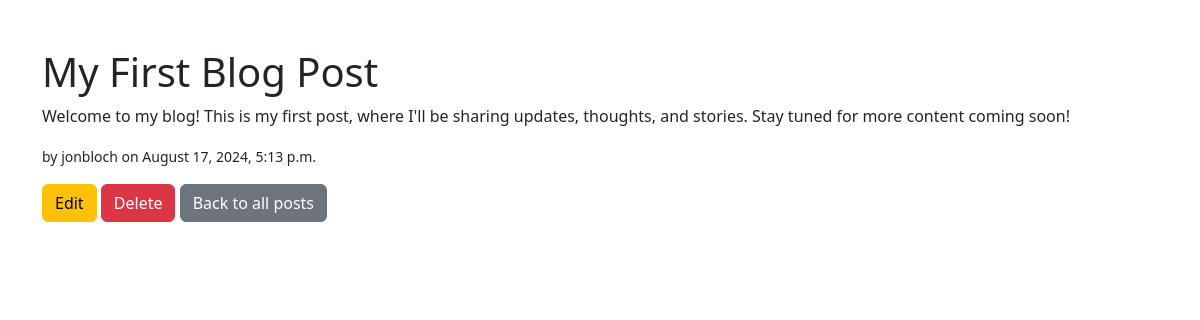
The app's page /post/1/ with its own data.
### blog/models.py (models this page shows, shortened)
class Post(models.Model):
	title = models.CharField(max_length=200)
	content = models.TextField()
	author = models.ForeignKey(User, on_delete=models.CASCADE)
	created_at = models.DateTimeField(auto_now_add=True)
	updated_at = models.DateTimeField(auto_now=True)

### blog/views.py (the view)
# urls.py: path('post/<int:pk>/', views.post_detail, name='post_detail'),
def post_detail(request, pk):
	post = get_object_or_404(Post, pk=pk)
	return render(request, 'blog/post_detail.html', {'post': post})

### blog/templates/blog/post_detail.html (shortened to what this page needs)
<!DOCTYPE html>
<html lang="en">
<head>
	<link rel="stylesheet" href="https://cdn.jsdelivr.net/npm/bootstrap@5.3.0/dist/css/bootstrap.min.css">
</head>
<body>
	<div class="container mt-5">
		<h1>{{ post.title }}</h1>
		<p>{{ post.content }}</p>
		<p><small>by {{ post.author }} on {{ post.created_at|date:"F j, Y, g:i a" }}</small></p>
		<a href="{% url 'post_edit' post.pk %}" class="btn btn-warning">Edit</a>
		<a href="{% url 'post_delete' post.pk %}" class="btn btn-danger">Delete</a>
		<a href="{% url 'post_list' %}" class="btn btn-secondary">Back to all posts</a>
	</div>
</body>
</html>

### records on screen
Post: title "My First Blog Post", content "Welcome to my blog! This is my first post, where I'll be sharing updates, thoughts, and stories. Stay tuned for more content coming soon!", author "jonbloch", created_at "August 17, 2024, 5:13 p.m."
